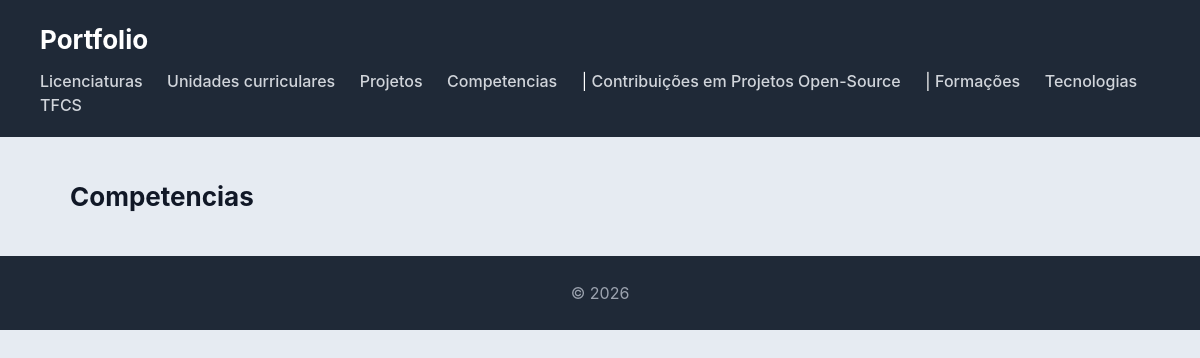
The page /competencias/ on the database as committed earlier.
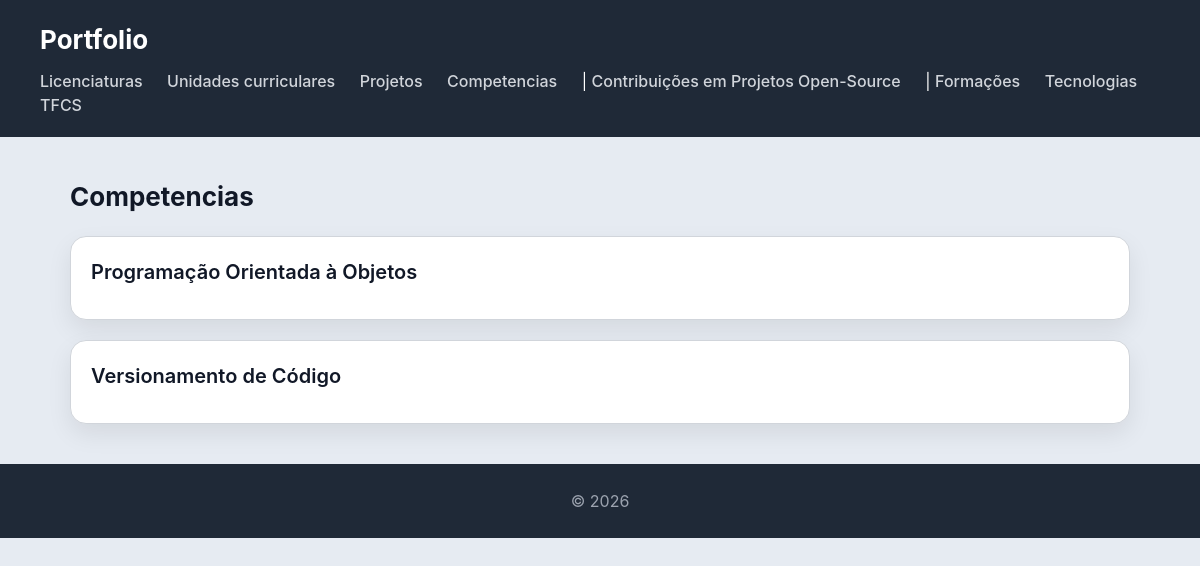
The same page on the database as committed later.
### portfolio/models.py (models this page shows)
class Competencia(models.Model):
    nome = models.CharField(max_length=100)
    descricao = models.CharField(max_length=250)
    def __str__(self):
        return self.nome

### portfolio/views.py (the view)
# urls.py: path('competencias/', views.competencias_view, name='competencias'),
def competencias_view(request):
    competencias = (Competencia.objects
              .select_related()
              .prefetch_related()
              .all())
    return render(request, 'portfolio/competencias.html', {'competencias': competencias})

### portfolio/templates/portfolio/competencias.html
{% extends "portfolio/base.html" %}
{% block content %}
<h2>Competencias</h2>
<section>
    {% for competencia in competencias %}
    <article>
        <header>
            <h3>{{ competencia }}</h3>
        </header>
    </article>
    {% endfor %}
</section>
{% endblock %}

Rows that differ between the two databases and show on the page:
added Competencia: nome "Programação Orientada à Objetos"
added Competencia: nome "Versionamento de Código"
